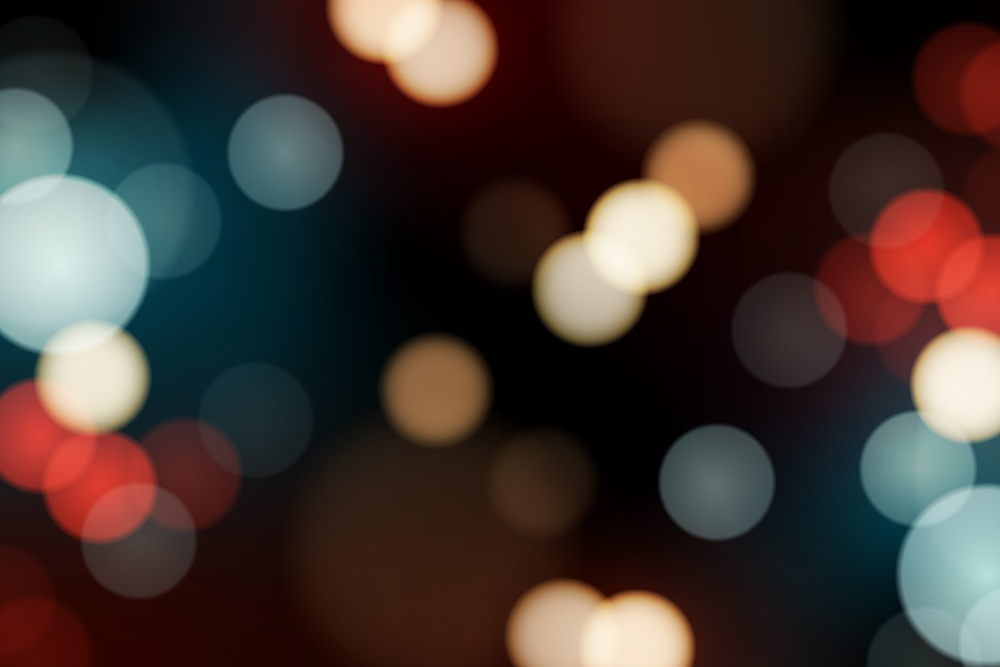
#> input picture PCD/TUGAS/5054241036_Muhammad Dayyan Ghazanfar Latief_Filtering/Defocused-Light.jpg, 1000 x 667 px, shrunk from 5000 x 3334 before the run
$ jupyter execute '5054241036_Muhammad Dayyan Ghazanfar Latief_Filtering.ipynb'
#> lines starting #> are read from the running program, lines starting #| are printed output that depends on the picture; after the words box and inside, x2 and y2 are one past the last pixel; in counts of white or black regions, pixels touching at a corner belong together
| Nama              | NRP        |
|-------------------|------------|
| Muhammad Dayyan Ghazanfar Latief         | 5054241036     |

# Tugas: Filtering Citra Berbasis Domain Frekuensi
Deskripsi Tugas
Cari beberapa jenis citra digital dengan karakteristik berbeda. Lakukan filtering menggunakan pendekatan domain frekuensi berbasis 2D FFT, kemudian lakukan analisis terhadap pengaruh setiap filter terhadap karakteristik citra.

## I. Frequency Domain Filtering
Implementasikan metode:

- Low-Pass Filter (LPF)
- High-Pass Filter (HPF)

Untuk setiap filter, variasikan nilai cutoff radius (D0) dan tunjukkan perbandingan hasil antar nilai D0.

## II. Dataset
Gunakan 3 citra digital, masing-masing mewakili satu karakteristik berikut:
- Citra 1 — Citra dengan tekstur halus
- Citra 2 — Citra dengan tepi/objek yang tajam
- Citra 3 — Citra dengan noise periodik

## III. Implementasi

Untuk setiap citra:
1. Input dan Preprocessing

- Load image
- Grayscale conversion

2. Visualisasi Spectrum

- Terapkan 2D FFT
- Tampilkan magnitude spectrum

3. Low-Pass Filter (LPF)

- Terapkan LPF dengan minimal 3 nilai D0 berbeda
- Tampilkan hasil rekonstruksi citra untuk setiap D0

4. High-Pass Filter (HPF)

- Terapkan HPF dengan minimal 3 nilai D0 berbeda
- Tampilkan hasil rekonstruksi citra untuk setiap D0

## IV. Analisis
Berikan analisis mengenai:
- Pada nilai D0 berapa detail citra mulai hilang (LPF) atau noise mulai muncul (HPF)?
- Rentang D0 yang paling optimal untuk masing-masing karakteristik citra
- Kesesuaian metode filter terhadap karakteristik citra

## Format Pengumpulan
Kumpulkan dalam satu folder ZIP dengan nama NRP_Nama_Filtering.zip, berisi:
- NRP_Nama_Filtering.ipynb (sudah dijalankan / semua output tersedia)
- File citra yang digunakan

## Citra 1

[cell 1]
import cv2
import numpy as np
import matplotlib.pyplot as plt

# 1. Load Image & Grayscale
img = cv2.imread('Defocused-Light.jpg', 0)
#> img: shape (667, 1000); min 0, max 247, mean 58.5
rows, cols = img.shape
#> rows = 667; cols = 1000

# 2. FFT & Magnitude Spectrum
f = np.fft.fft2(img)
fshift = np.fft.fftshift(f)
magnitude_spectrum = 20 * np.log(np.abs(fshift) + 1)

# 3. Visualisasi dengan colorbar
fig, axes = plt.subplots(1, 2, figsize=(12, 5))
fig.suptitle('Citra 1 — Tekstur Halus', fontsize=14, fontweight='bold')

axes[0].imshow(img, cmap='gray')
axes[0].set_title('Citra Asli (Grayscale)')
axes[0].axis('off')

im = axes[1].imshow(magnitude_spectrum, cmap='gray')
axes[1].set_title('Magnitude Spectrum')
axes[1].axis('off')
plt.colorbar(im, ax=axes[1], fraction=0.046, pad=0.04)

plt.tight_layout()
plt.show()

[cell 2]
crow, ccol = rows // 2, cols // 2
#> crow = 333; ccol = 500

u = np.arange(rows)
#> u = 667 values from 0 to 666
v = np.arange(cols)
#> v = 1000 values from 0 to 999
U, V = np.meshgrid(v, u)
D = np.sqrt((U - ccol)**2 + (V - crow)**2)

# Visualisasi mask LPF dan HPF untuk setiap D0
D0_values = [10, 50, 150]

fig, axes = plt.subplots(2, 3, figsize=(15, 8))
fig.suptitle('Visualisasi Mask Filter — Citra 1', fontsize=14, fontweight='bold')

for i, D0 in enumerate(D0_values):
    mask_lpf = (D <= D0).astype(np.uint8)
    mask_hpf = (D > D0).astype(np.uint8)

    axes[0, i].imshow(mask_lpf, cmap='gray')
    axes[0, i].set_title(f'Mask LPF D0={D0}')
    axes[0, i].axis('off')

    axes[1, i].imshow(mask_hpf, cmap='gray')
    axes[1, i].set_title(f'Mask HPF D0={D0}')
    axes[1, i].axis('off')

plt.tight_layout()
plt.show()

[cell 3]
def psnr(original, filtered):
    mse = np.mean((original.astype(np.float64) - filtered) ** 2)
    if mse == 0:
        return float('inf')
    return 20 * np.log10(255.0 / np.sqrt(mse))

D0_values = [10, 50, 150]

fig, axes = plt.subplots(2, 4, figsize=(18, 8))
fig.suptitle('Citra 1 — Low-Pass Filter (Ideal)', fontsize=14, fontweight='bold')

# Kolom pertama: citra asli
axes[0, 0].imshow(img, cmap='gray')
axes[0, 0].set_title('Citra Asli')
axes[0, 0].axis('off')
axes[1, 0].imshow(magnitude_spectrum, cmap='gray')
axes[1, 0].set_title('Spectrum Asli')
axes[1, 0].axis('off')

for i, D0 in enumerate(D0_values):
    mask_lpf = np.zeros((rows, cols), np.uint8)
    mask_lpf[D <= D0] = 1

    fshift_filtered = fshift * mask_lpf
    f_ishift = np.fft.ifftshift(fshift_filtered)
    img_back = np.abs(np.fft.ifft2(f_ishift))

    mag_filtered = 20 * np.log(np.abs(fshift_filtered) + 1)
    psnr_val = psnr(img, img_back)

    axes[0, i+1].imshow(img_back, cmap='gray')
    axes[0, i+1].set_title(f'LPF D0={D0}\nPSNR={psnr_val:.2f} dB')
    axes[0, i+1].axis('off')

    axes[1, i+1].imshow(mag_filtered, cmap='gray')
    axes[1, i+1].set_title(f'Spectrum LPF D0={D0}')
    axes[1, i+1].axis('off')
#> this loop made 3 passes
#> psnr_val on passes 1 to 3: 23.07, 33.38, 39.3
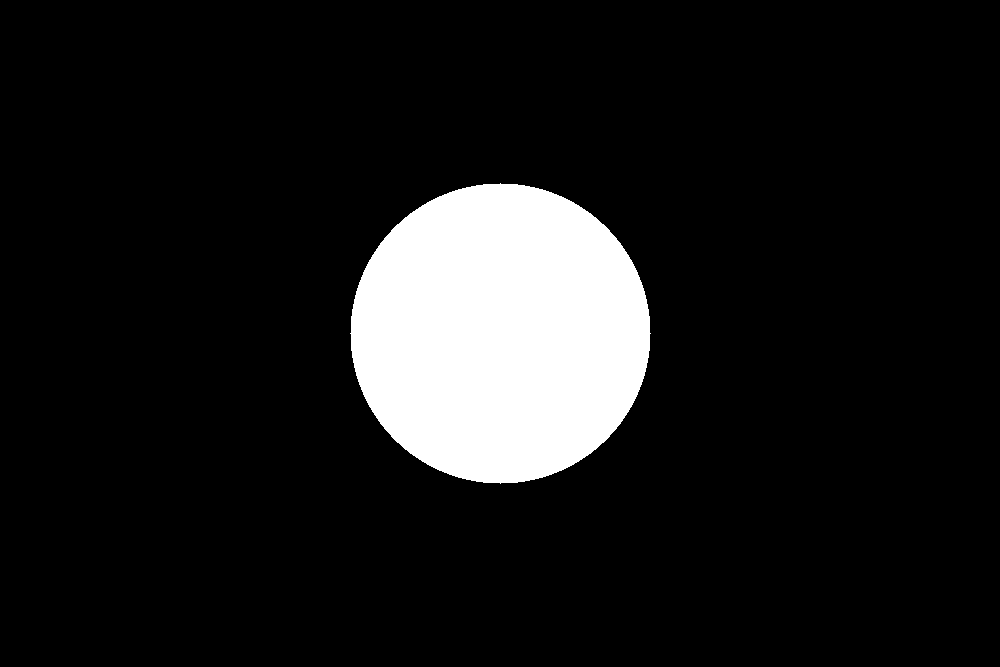
#> mask_lpf: shape (667, 1000); values 0 (black) and 1 (white), 10.6% white; 1 white region, box (x1, y1, x2, y2) and area: (350, 183, 651, 484) 70681

plt.tight_layout()
plt.show()

[cell 4]
fig, axes = plt.subplots(2, 4, figsize=(18, 8))
fig.suptitle('Citra 1 — High-Pass Filter (Ideal)', fontsize=14, fontweight='bold')

axes[0, 0].imshow(img, cmap='gray')
axes[0, 0].set_title('Citra Asli')
axes[0, 0].axis('off')
axes[1, 0].imshow(magnitude_spectrum, cmap='gray')
axes[1, 0].set_title('Spectrum Asli')
axes[1, 0].axis('off')

for i, D0 in enumerate(D0_values):
    mask_hpf = np.ones((rows, cols), np.uint8)
    mask_hpf[D <= D0] = 0

    fshift_filtered_hpf = fshift * mask_hpf
    f_ishift_hpf = np.fft.ifftshift(fshift_filtered_hpf)
    img_back_hpf = np.abs(np.fft.ifft2(f_ishift_hpf))

    mag_filtered_hpf = 20 * np.log(np.abs(fshift_filtered_hpf) + 1)
    psnr_val = psnr(img, img_back_hpf)

    axes[0, i+1].imshow(img_back_hpf, cmap='gray')
    axes[0, i+1].set_title(f'HPF D0={D0}\nPSNR={psnr_val:.2f} dB')
    axes[0, i+1].axis('off')

    axes[1, i+1].imshow(mag_filtered_hpf, cmap='gray')
    axes[1, i+1].set_title(f'Spectrum HPF D0={D0}')
    axes[1, i+1].axis('off')
#> this loop made 3 passes
#> psnr_val on passes 1 to 3: 10.46, 9.54, 9.4
#> pass 1, `mag_filtered_hpf = 20 * np.log(np.abs(fshift_filtered_hpf) + 1)`:
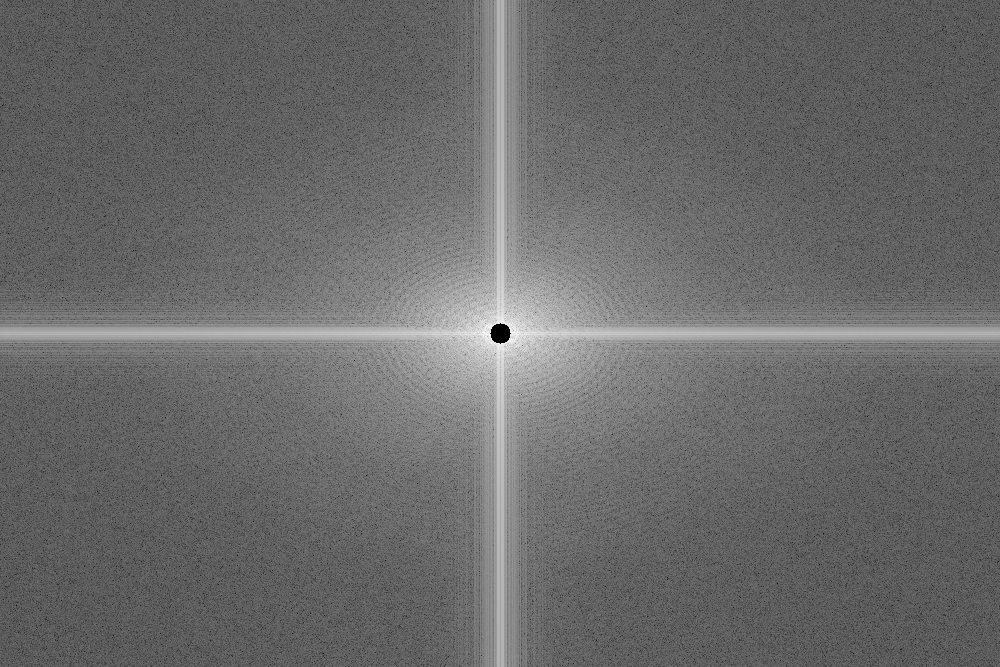
#> mag_filtered_hpf: shape (667, 1000) float64; min 0, max 279.6, mean 117.1; drawn with min black and max white

plt.tight_layout()
plt.show()

## Citra 2

[cell 5]
import cv2
import numpy as np
import matplotlib.pyplot as plt

# 1. Load Image & Grayscale
img = cv2.imread('High-Contrast-Architecture.jpg', 0)
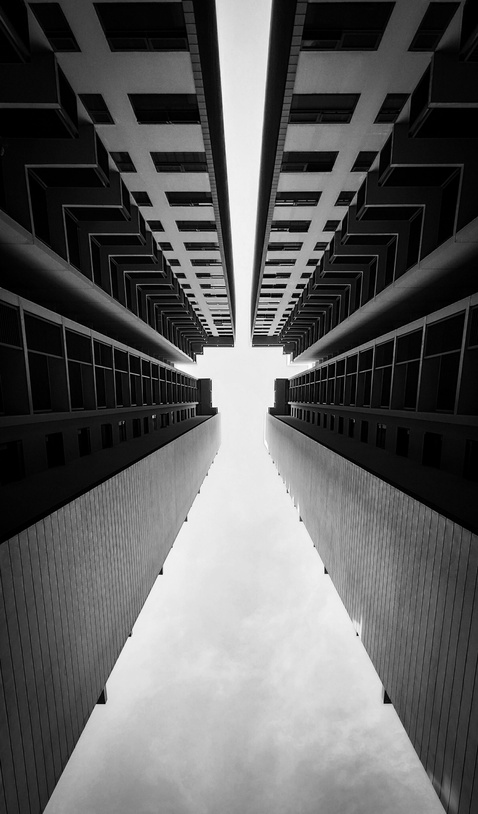
#> input picture PCD/TUGAS/5054241036_Muhammad Dayyan Ghazanfar Latief_Filtering/High-Contrast-Architecture.jpg, 478 x 814 px, shrunk from 2390 x 4071 before the run
#> img is the input picture: shape (814, 478); min 0, max 255, mean 94
rows, cols = img.shape
#> rows = 814; cols = 478

# 2. FFT & Magnitude Spectrum
f = np.fft.fft2(img)
fshift = np.fft.fftshift(f)
magnitude_spectrum = 20 * np.log(np.abs(fshift) + 1)
#> magnitude_spectrum: shape (814, 478) float64

# 3. Visualisasi dengan colorbar
fig, axes = plt.subplots(1, 2, figsize=(12, 5))
fig.suptitle('Citra 1 — Tekstur Halus', fontsize=14, fontweight='bold')

axes[0].imshow(img, cmap='gray')
axes[0].set_title('Citra Asli (Grayscale)')
axes[0].axis('off')

im = axes[1].imshow(magnitude_spectrum, cmap='gray')
axes[1].set_title('Magnitude Spectrum')
axes[1].axis('off')
plt.colorbar(im, ax=axes[1], fraction=0.046, pad=0.04)

plt.tight_layout()
plt.show()

[cell 6]
crow, ccol = rows // 2, cols // 2
#> crow = 407; ccol = 239

u = np.arange(rows)
#> u = 814 values from 0 to 813
v = np.arange(cols)
U, V = np.meshgrid(v, u)
D = np.sqrt((U - ccol)**2 + (V - crow)**2)

# Visualisasi mask LPF dan HPF untuk setiap D0
D0_values = [10, 50, 150]

fig, axes = plt.subplots(2, 3, figsize=(15, 8))
fig.suptitle('Visualisasi Mask Filter — Citra 1', fontsize=14, fontweight='bold')

for i, D0 in enumerate(D0_values):
    mask_lpf = (D <= D0).astype(np.uint8)
    mask_hpf = (D > D0).astype(np.uint8)

    axes[0, i].imshow(mask_lpf, cmap='gray')
    axes[0, i].set_title(f'Mask LPF D0={D0}')
    axes[0, i].axis('off')

    axes[1, i].imshow(mask_hpf, cmap='gray')
    axes[1, i].set_title(f'Mask HPF D0={D0}')
    axes[1, i].axis('off')

plt.tight_layout()
plt.show()

[cell 7]
def psnr(original, filtered):
    mse = np.mean((original.astype(np.float64) - filtered) ** 2)
    if mse == 0:
        return float('inf')
    return 20 * np.log10(255.0 / np.sqrt(mse))

D0_values = [10, 50, 150]

fig, axes = plt.subplots(2, 4, figsize=(18, 8))
fig.suptitle('Citra 1 — Low-Pass Filter (Ideal)', fontsize=14, fontweight='bold')

# Kolom pertama: citra asli
axes[0, 0].imshow(img, cmap='gray')
axes[0, 0].set_title('Citra Asli')
axes[0, 0].axis('off')
axes[1, 0].imshow(magnitude_spectrum, cmap='gray')
axes[1, 0].set_title('Spectrum Asli')
axes[1, 0].axis('off')

for i, D0 in enumerate(D0_values):
    mask_lpf = np.zeros((rows, cols), np.uint8)
    mask_lpf[D <= D0] = 1

    fshift_filtered = fshift * mask_lpf
    f_ishift = np.fft.ifftshift(fshift_filtered)
    img_back = np.abs(np.fft.ifft2(f_ishift))

    mag_filtered = 20 * np.log(np.abs(fshift_filtered) + 1)
    psnr_val = psnr(img, img_back)

    axes[0, i+1].imshow(img_back, cmap='gray')
    axes[0, i+1].set_title(f'LPF D0={D0}\nPSNR={psnr_val:.2f} dB')
    axes[0, i+1].axis('off')

    axes[1, i+1].imshow(mag_filtered, cmap='gray')
    axes[1, i+1].set_title(f'Spectrum LPF D0={D0}')
    axes[1, i+1].axis('off')
#> this loop made 3 passes
#> psnr_val on passes 1 to 3: 18.19, 23.87, 28.87
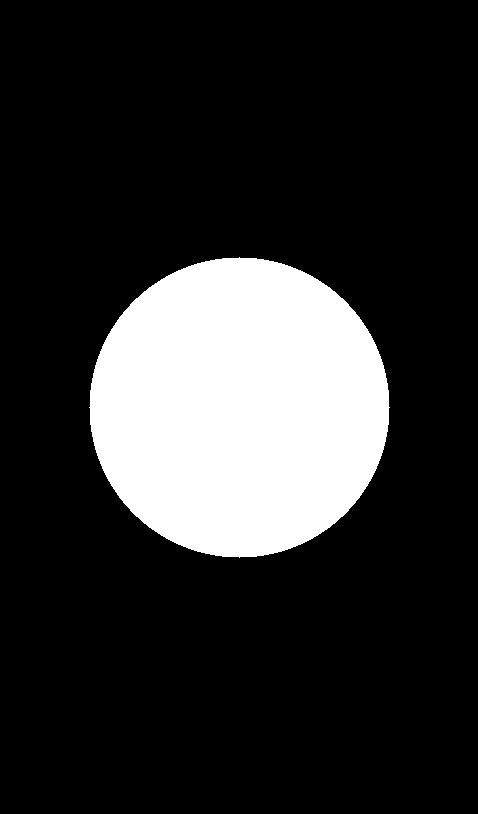
#> mask_lpf: shape (814, 478); values 0 (black) and 1 (white), 18.2% white; 1 white region, box (x1, y1, x2, y2) and area: (89, 257, 390, 558) 70681

plt.tight_layout()
plt.show()

[cell 8]
fig, axes = plt.subplots(2, 4, figsize=(18, 8))
fig.suptitle('Citra 1 — High-Pass Filter (Ideal)', fontsize=14, fontweight='bold')

axes[0, 0].imshow(img, cmap='gray')
axes[0, 0].set_title('Citra Asli')
axes[0, 0].axis('off')
axes[1, 0].imshow(magnitude_spectrum, cmap='gray')
axes[1, 0].set_title('Spectrum Asli')
axes[1, 0].axis('off')

for i, D0 in enumerate(D0_values):
    mask_hpf = np.ones((rows, cols), np.uint8)
    mask_hpf[D <= D0] = 0

    fshift_filtered_hpf = fshift * mask_hpf
    f_ishift_hpf = np.fft.ifftshift(fshift_filtered_hpf)
    img_back_hpf = np.abs(np.fft.ifft2(f_ishift_hpf))

    mag_filtered_hpf = 20 * np.log(np.abs(fshift_filtered_hpf) + 1)
    psnr_val = psnr(img, img_back_hpf)

    axes[0, i+1].imshow(img_back_hpf, cmap='gray')
    axes[0, i+1].set_title(f'HPF D0={D0}\nPSNR={psnr_val:.2f} dB')
    axes[0, i+1].axis('off')

    axes[1, i+1].imshow(mag_filtered_hpf, cmap='gray')
    axes[1, i+1].set_title(f'Spectrum HPF D0={D0}')
    axes[1, i+1].axis('off')
#> this loop made 3 passes
#> psnr_val on passes 1 to 3: 7.17, 6.62, 6.45
#> pass 1, `mag_filtered_hpf = 20 * np.log(np.abs(fshift_filtered_hpf) + 1)`:
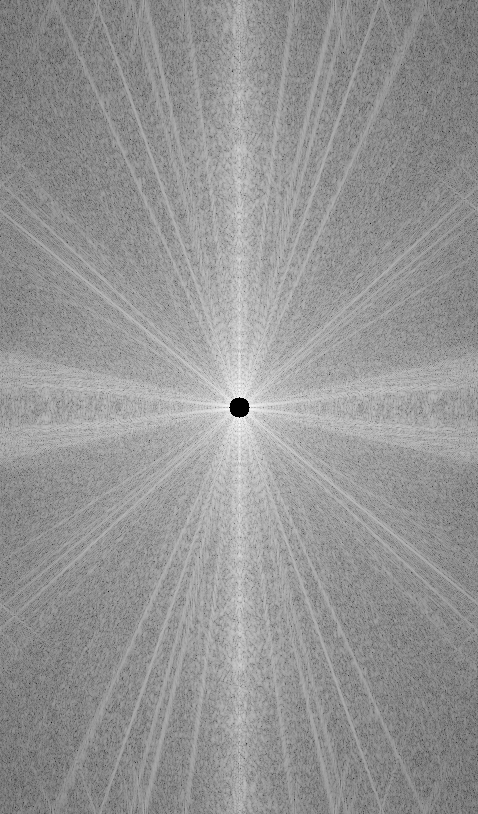
#> mag_filtered_hpf: shape (814, 478) float64; min 0, max 277.9, mean 162.9; drawn with min black and max white

plt.tight_layout()
plt.show()

## Citra 3

[cell 9]
import cv2
import numpy as np
import matplotlib.pyplot as plt

# 1. Load Image & Grayscale
img_original = cv2.imread('Noise-Periodic.jpeg', 0)
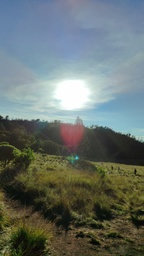
#> input picture PCD/TUGAS/5054241036_Muhammad Dayyan Ghazanfar Latief_Filtering/Noise-Periodic.jpeg, 144 x 256 px, shrunk from 720 x 1280 before the run
#> img_original: shape (256, 144); min 3, max 255, mean 109.9
rows, cols = img_original.shape

# 2. Buat noise periodik sinusoidal
x = np.arange(cols)
y = np.arange(rows)
X, Y = np.meshgrid(x, y)

fx, fy = 0.05, 0.03
amplitude = 40
noise = amplitude * np.sin(2 * np.pi * fx * X + 2 * np.pi * fy * Y)

# 3. Tambahkan noise ke citra asli
img_noisy = np.clip(img_original.astype(np.float64) + noise, 0, 255).astype(np.uint8)

# 4. Visualisasi
fig, axes = plt.subplots(1, 3, figsize=(15, 5))
fig.suptitle('Citra 3 — Noise Periodik', fontsize=14, fontweight='bold')

axes[0].imshow(img_original, cmap='gray')
axes[0].set_title('Citra Asli')
axes[0].axis('off')

axes[1].imshow(noise, cmap='gray')
axes[1].set_title(f'Noise Periodik\n(fx={fx}, fy={fy}, A={amplitude})')
axes[1].axis('off')

axes[2].imshow(img_noisy, cmap='gray')
axes[2].set_title('Citra + Noise')
axes[2].axis('off')

plt.tight_layout()
plt.show()

[cell 10]
# FFT citra asli
f_original = np.fft.fft2(img_original)
fshift_original = np.fft.fftshift(f_original)
mag_original = 20 * np.log(np.abs(fshift_original) + 1)

# FFT citra noisy
f = np.fft.fft2(img_noisy)
fshift = np.fft.fftshift(f)
mag_noisy = 20 * np.log(np.abs(fshift) + 1)

# Visualisasi perbandingan spectrum
fig, axes = plt.subplots(1, 2, figsize=(12, 5))
fig.suptitle('Perbandingan Magnitude Spectrum — Citra 3', fontsize=14, fontweight='bold')

im0 = axes[0].imshow(mag_original, cmap='gray')
axes[0].set_title('Spectrum Citra Asli')
axes[0].axis('off')
plt.colorbar(im0, ax=axes[0], fraction=0.046, pad=0.04)

im1 = axes[1].imshow(mag_noisy, cmap='gray')
axes[1].set_title('Spectrum Citra + Noise\n(titik terang = noise periodik)')
axes[1].axis('off')
plt.colorbar(im1, ax=axes[1], fraction=0.046, pad=0.04)

plt.tight_layout()
plt.show()

[cell 11]
crow, ccol = rows // 2, cols // 2

u = np.arange(rows)
v = np.arange(cols)
U, V = np.meshgrid(v, u)
D = np.sqrt((U - ccol)**2 + (V - crow)**2)

D0_values = [10, 40, 150]

fig, axes = plt.subplots(2, 3, figsize=(15, 8))
fig.suptitle('Visualisasi Mask Filter — Citra 3', fontsize=14, fontweight='bold')

for i, D0 in enumerate(D0_values):
    mask_lpf = (D <= D0).astype(np.uint8)
    mask_hpf = (D > D0).astype(np.uint8)

    axes[0, i].imshow(mask_lpf, cmap='gray')
    axes[0, i].set_title(f'Mask LPF D0={D0}')
    axes[0, i].axis('off')

    axes[1, i].imshow(mask_hpf, cmap='gray')
    axes[1, i].set_title(f'Mask HPF D0={D0}')
    axes[1, i].axis('off')

plt.tight_layout()
plt.show()

[cell 12]
def psnr(original, filtered):
    mse = np.mean((original.astype(np.float64) - filtered) ** 2)
    if mse == 0:
        return float('inf')
    return 20 * np.log10(255.0 / np.sqrt(mse))

def noise_reduction_percent(img_noisy, img_original, img_filtered):
    noise_before = np.mean((img_noisy.astype(np.float64) - img_original.astype(np.float64)) ** 2)
    noise_after = np.mean((img_filtered - img_original.astype(np.float64)) ** 2)
    return max(0, (1 - noise_after / noise_before) * 100)

fig, axes = plt.subplots(2, 4, figsize=(18, 8))
fig.suptitle('Citra 3 — Low-Pass Filter (Ideal)', fontsize=14, fontweight='bold')

axes[0, 0].imshow(img_noisy, cmap='gray')
axes[0, 0].set_title('Citra + Noise')
axes[0, 0].axis('off')
axes[1, 0].imshow(mag_noisy, cmap='gray')
axes[1, 0].set_title('Spectrum + Noise')
axes[1, 0].axis('off')

for i, D0 in enumerate(D0_values):
    mask_lpf = np.zeros((rows, cols), np.uint8)
    mask_lpf[D <= D0] = 1

    fshift_filtered = fshift * mask_lpf
    f_ishift = np.fft.ifftshift(fshift_filtered)
    img_back = np.abs(np.fft.ifft2(f_ishift))

    mag_filtered = 20 * np.log(np.abs(fshift_filtered) + 1)
    psnr_val = psnr(img_original, img_back)
    noise_red = noise_reduction_percent(img_noisy, img_original, img_back)

    axes[0, i+1].imshow(img_back, cmap='gray')
    axes[0, i+1].set_title(f'LPF D0={D0}\nPSNR={psnr_val:.2f} dB | Reduksi={noise_red:.1f}%')
    axes[0, i+1].axis('off')

    axes[1, i+1].imshow(mag_filtered, cmap='gray')
    axes[1, i+1].set_title(f'Spectrum LPF D0={D0}')
    axes[1, i+1].axis('off')
#> this loop made 3 passes
#> (psnr_val, noise_after in noise_reduction_percent, noise_red) on passes 1 to 3: (22.09, 401.8, 48.19), (18.97, 823.6, 0), (19.24, 775.4, 1.11e-14)
#> pass 1, `img_back = np.abs(np.fft.ifft2(f_ishift))`:
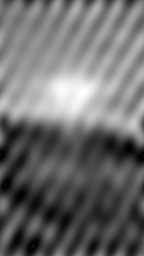
#> img_back: shape (256, 144) float64; min 0.00336, max 254.3, mean 109.5
#> pass 1, `mag_filtered = 20 * np.log(np.abs(fshift_filtered) + 1)`:
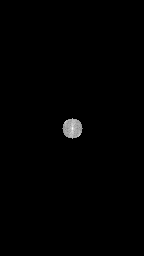
#> mag_filtered: shape (256, 144) float64; min 0, max 304.2, mean 1.8; drawn with min black and max white
#> after the loop: mask_lpf: shape (256, 144); every value is 1

plt.tight_layout()
plt.show()
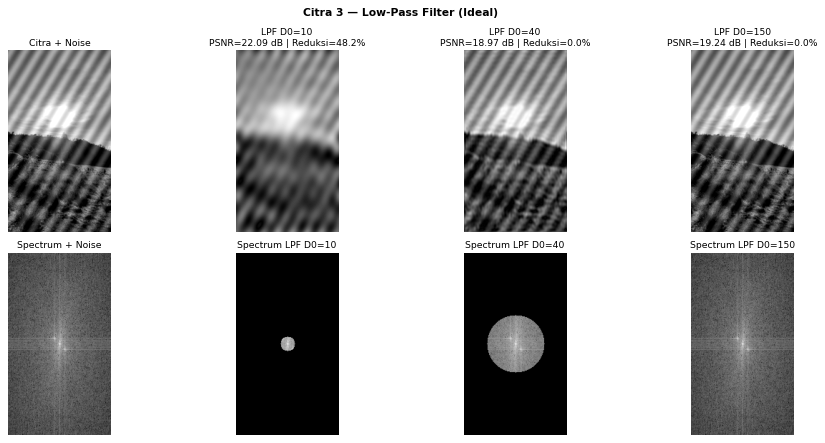
#> figure drawn by matplotlib, 8 panels

[cell 13]
fig, axes = plt.subplots(2, 4, figsize=(18, 8))
fig.suptitle('Citra 3 — High-Pass Filter (Ideal)', fontsize=14, fontweight='bold')

axes[0, 0].imshow(img_noisy, cmap='gray')
axes[0, 0].set_title('Citra + Noise')
axes[0, 0].axis('off')
axes[1, 0].imshow(mag_noisy, cmap='gray')
axes[1, 0].set_title('Spectrum + Noise')
axes[1, 0].axis('off')

for i, D0 in enumerate(D0_values):
    mask_hpf = np.ones((rows, cols), np.uint8)
    mask_hpf[D <= D0] = 0

    fshift_filtered_hpf = fshift * mask_hpf
    f_ishift_hpf = np.fft.ifftshift(fshift_filtered_hpf)
    img_back_hpf = np.abs(np.fft.ifft2(f_ishift_hpf))

    mag_filtered_hpf = 20 * np.log(np.abs(fshift_filtered_hpf) + 1)
    psnr_val = psnr(img_original, img_back_hpf)
    noise_red = noise_reduction_percent(img_noisy, img_original, img_back_hpf)

    axes[0, i+1].imshow(img_back_hpf, cmap='gray')
    axes[0, i+1].set_title(f'HPF D0={D0}\nPSNR={psnr_val:.2f} dB | Reduksi={noise_red:.1f}%')
    axes[0, i+1].axis('off')

    axes[1, i+1].imshow(mag_filtered_hpf, cmap='gray')
    axes[1, i+1].set_title(f'Spectrum HPF D0={D0}')
    axes[1, i+1].axis('off')
#> this loop made 3 passes
#> (psnr_val, noise_after in noise_reduction_percent) on passes 1 to 3: (7.68, 11090.5), (6.51, 14519.9), (6.29, 15278.6)
#> pass 1, `img_back_hpf = np.abs(np.fft.ifft2(f_ishift_hpf))`:
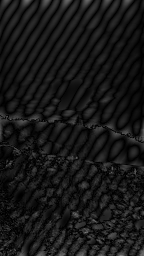
#> img_back_hpf: shape (256, 144) float64; min 0.00137, max 125.5, mean 23.3

plt.tight_layout()
plt.show()
